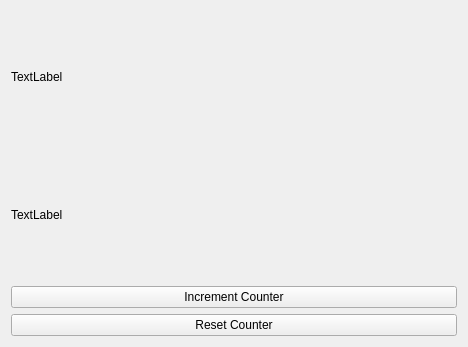
<?xml version="1.0" encoding="UTF-8"?>
<ui version="4.0">
 <class>Page1</class>
 <widget class="QWidget" name="Page1">
  <property name="geometry">
   <rect>
    <x>0</x>
    <y>0</y>
    <width>468</width>
    <height>347</height>
   </rect>
  </property>
  <property name="windowTitle">
   <string>Page 1</string>
  </property>
  <layout class="QVBoxLayout" name="verticalLayout">
   <item>
    <widget class="QLabel" name="label">
     <property name="text">
      <string>TextLabel</string>
     </property>
    </widget>
   </item>
   <item>
    <widget class="QLabel" name="label_2">
     <property name="text">
      <string>TextLabel</string>
     </property>
    </widget>
   </item>
   <item>
    <widget class="QPushButton" name="button">
     <property name="text">
      <string>Increment Counter</string>
     </property>
    </widget>
   </item>
   <item>
    <widget class="QPushButton" name="pushButton">
     <property name="text">
      <string>Reset Counter</string>
     </property>
    </widget>
   </item>
  </layout>
 </widget>
 <resources/>
 <connections/>
</ui>
